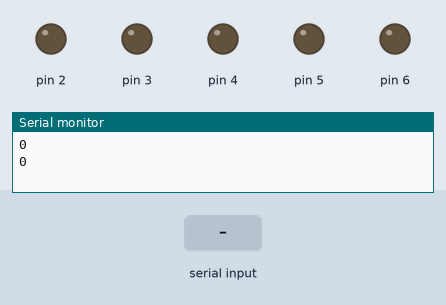
This sketch was run on a simulated Arduino Uno, built with avr-gcc and run on an emulated ATmega328P. Shown: output pins drawn as LEDs (lit = HIGH), the last lines printed to the serial monitor. Inputs (shaded band) come from the test bench.

Above: at 1.2 s.
1.3 s: "a" received over Serial
At 3.7 s:
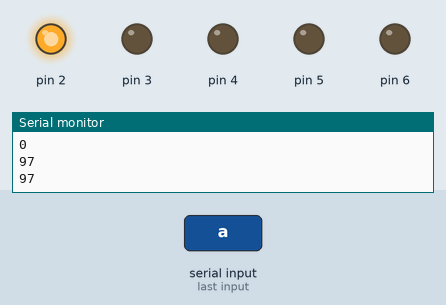
4.3 s: "b" received over Serial
At 7.0 s:
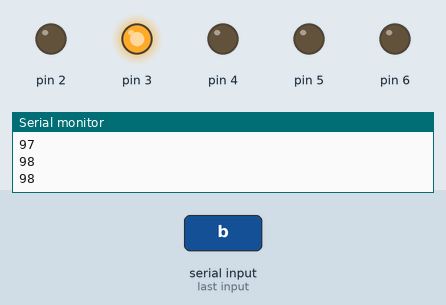
7.3 s: "c" received over Serial
At 9.5 s:
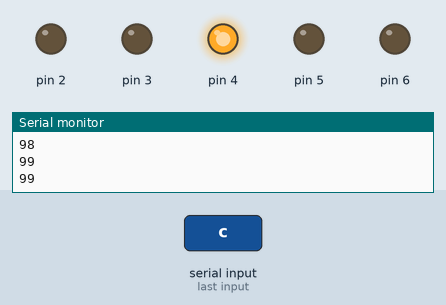
10.3 s: "d" received over Serial
At 13.0 s:
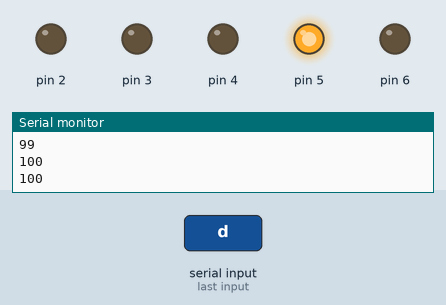
13.3 s: "e" received over Serial
At 15.3 s:
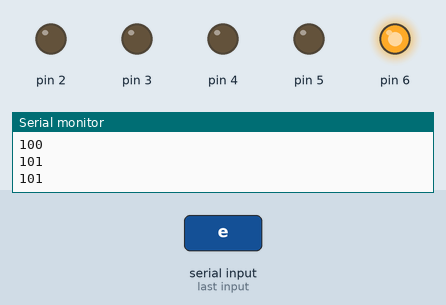
Timing chart, 0 to 16.8 s (numbered marks = the images above; inputs shaded):
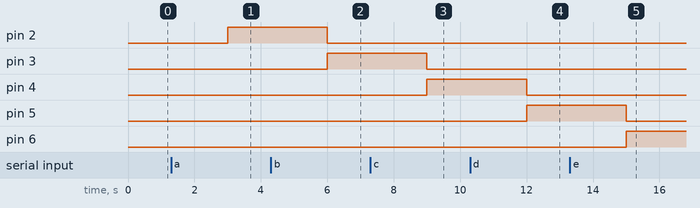

The sketch:

Practica25.ino
```cpp
int estado = 0;
void setup()
{
    pinMode(2,OUTPUT);
    pinMode(3,OUTPUT);
    pinMode(4,OUTPUT);
    pinMode(5,OUTPUT);
    pinMode(6,OUTPUT);
    Serial.begin(9600);
}

void loop()
{
    //Función para verificar si hay datos en el puerto serial
    if (Serial.available() > 0)
    {
        estado = Serial.read(); //se leen los datos que llegan al puerto serial
    }
    Serial.println(estado);
    delay(1000);

    if(estado == 'a'){
        //auto hacia adelante
        digitalWrite(2,HIGH);
        digitalWrite(3,LOW);
        digitalWrite(4,LOW);
        digitalWrite(5,LOW);
        digitalWrite(6,LOW);
    }
    if(estado == 'b'){
        //carro hacia la izquierda
        digitalWrite(2,LOW);
        digitalWrite(3,HIGH);
        digitalWrite(4,LOW);
        digitalWrite(5,LOW);
        digitalWrite(6,LOW);
    }
    if(estado == 'c'){
        //botón de en medio -> detener el auto
        digitalWrite(2,LOW);
        digitalWrite(3,LOW);
        digitalWrite(4,HIGH);
        digitalWrite(5,LOW);
        digitalWrite(6,LOW);
    }
    if(estado == 'd'){
        //carro hacia la derecha
        digitalWrite(2,LOW);
        digitalWrite(3,LOW);
        digitalWrite(4,LOW);
        digitalWrite(5,HIGH);
        digitalWrite(6,LOW);
    }
    if(estado == 'e'){
        //carro hacia atrás (?)
        digitalWrite(2,LOW);
        digitalWrite(3,LOW);
        digitalWrite(4,LOW);
        digitalWrite(5,LOW);
        digitalWrite(6,HIGH);
    }
    if(estado == 'f'){
        //carro automático
        //usar el sensor ultrasónico
    }
    if(estado == 'g'){
        //detener auto
    }
}
```

Measured:
- after the input at 1.3 s, pin 2: LOW → HIGH after 1.7 s
- after the input at 4.3 s, pin 2: HIGH → LOW after 1.7 s; pin 3: LOW → HIGH after 1.7 s
- after the input at 7.3 s, pin 3: HIGH → LOW after 1.7 s; pin 4: LOW → HIGH after 1.7 s
- after the input at 10.3 s, pin 4: HIGH → LOW after 1.7 s; pin 5: LOW → HIGH after 1.7 s
- after the input at 13.3 s, pin 5: HIGH → LOW after 1.7 s; pin 6: LOW → HIGH after 1.7 s
